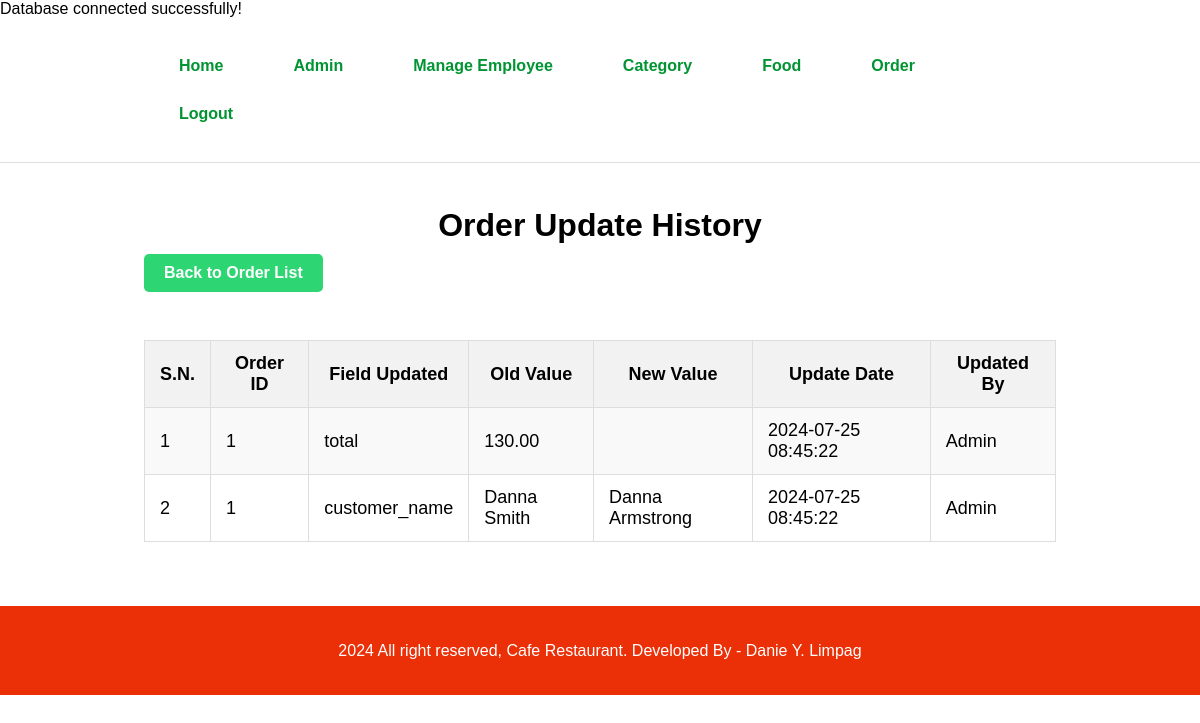
Screenshot of /food-order/admin/history-order.php (signed in) with the database file from the repository.
### tables this page shows
CREATE TABLE `tbl_history_order` (
  `id` int(10) NOT NULL,
  `order_id` int(10) NOT NULL,
  `field_updated` varchar(100) NOT NULL,
  `old_value` text DEFAULT NULL,
  `new_value` text DEFAULT NULL,
  `update_date` datetime NOT NULL DEFAULT current_timestamp(),
  `updated_by` varchar(100) DEFAULT NULL
);

### food-order/admin/history-order.php (the view, shortened to what this page needs)
<?php include('partials/menu.php'); ?>
<div class="main-content">
    <div class="wrapper">
        <h1 class="text-center">Order Update History</h1>
        <a class="btn-secondary" href="manage-order.php">Back to Order List</a>
        <br><br>
        <table class="tbl-full">
            <tr>
                <th>S.N.</th>
                <th>Order ID</th>
                <th>Field Updated</th>
                <th>Old Value</th>
                <th>New Value</th>
                <th>Update Date</th>
                <th>Updated By</th>
            </tr>
            <?php
                $sql = "SELECT * FROM tbl_history_order ORDER BY update_date DESC";
                $res = mysqli_query($conn, $sql);
                $count = mysqli_num_rows($res);
                $sn = 1;
                if($count > 0) {
                    while($row = mysqli_fetch_assoc($res)) {
                        $order_id = $row['order_id'];
                        $field_updated = $row['field_updated'];
                        $old_value = $row['old_value'];
                        $new_value = $row['new_value'];
                        $update_date = $row['update_date'];
                        $updated_by = $row['updated_by'];
                        ?>
                        <tr>
                            <td><?php echo $sn++; ?></td>
                            <td><?php echo htmlspecialchars($order_id); ?></td>
                            <td><?php echo htmlspecialchars($field_updated); ?></td>
                            <td><?php echo htmlspecialchars($old_value); ?></td>
                            <td><?php echo htmlspecialchars($new_value); ?></td>
                            <td><?php echo htmlspecialchars($update_date); ?></td>
                            <td><?php echo htmlspecialchars($updated_by); ?></td>
                        </tr>
                        <?php
                    }
                } else {
                    echo "<tr><td colspan='7' class='error'>No history records found.</td></tr>";
                }
            ?>
        </table>
    </div>
</div>
<?php include('partials/footer.php'); ?>

### food-order/css/admin.css (style rules this page uses)
* { margin: 0; padding: 0; font-family: Arial, Helvetica, sans-serif; box-sizing: border-box; }
.wrapper { padding: 2%; width: 80%; margin: 0 auto; }
.text-center { text-align: center; }
.tbl-full { width: 100%; border-collapse: collapse; margin: 20px 0; font-size: 18px; text-align: left; }
.tbl-full th, .tbl-full td { padding: 12px 15px; border: 1px solid #ddd; }
.tbl-full th { background-color: #f2f2f2; font-weight: bold; text-align: center; }
.tbl-full tr:nth-of-type(even) { background-color: #f9f9f9; }
.btn-primary, .btn-secondary, .btn-danger { padding: 10px 20px; color: white; text-decoration: none; font-weight: bold; display: inline-block; margin: 10px 0; border-radius: 5px; transition: background-color 0.3s ease; text-align: center; }
.btn-secondary { background-color: #2ed573; }

### rows the page displays
tbl_history_order: order "1", field_updated "total", old_value "130.00", update_date "2024-07-25 08:45:22", updated_by "Admin"
tbl_history_order: order "1", field_updated "customer_name", old_value "Danna Smith", new_value "Danna Armstrong", update_date "2024-07-25 08:45:22", updated_by "Admin"
